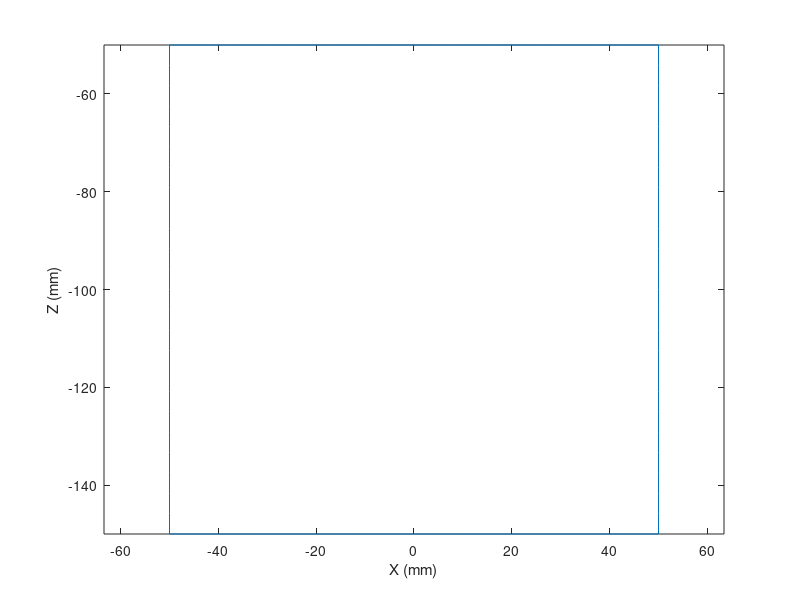
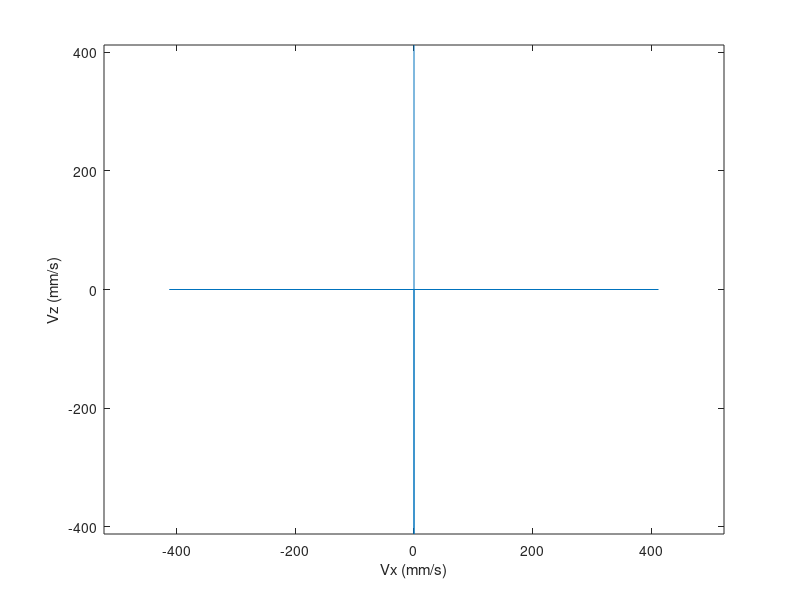

Write the MATLAB code that produced these figures, in order.
clc
clear
close all
%%

% Params
stride_frequency = 1; % Hz
stride_length = 100; % mm
publish_frequency = 100; % Hz

N = publish_frequency / stride_frequency;
t = linspace(0, 1/stride_frequency, N);

top_left = [-50; 0; -50];
top_right = top_left + [stride_length; 0; 0];
bottom_left = top_left - [0; 0; stride_length];
bottom_right = bottom_left + [stride_length; 0; 0];

Nps = N / 4;
top_traj = [linspace(top_left(1), top_right(1), Nps);
            linspace(top_left(2), top_right(2), Nps);
            linspace(top_left(3), top_right(3), Nps)];
right_traj = [linspace(top_right(1), bottom_right(1), Nps);
              linspace(top_right(2), bottom_right(2), Nps);
              linspace(top_right(3), bottom_right(3), Nps)];
bottom_traj = [linspace(bottom_right(1), bottom_left(1), Nps);
               linspace(bottom_right(2), bottom_left(2), Nps);
               linspace(bottom_right(3), bottom_left(3), Nps)];
left_traj = [linspace(bottom_left(1), top_left(1), Nps);
             linspace(bottom_left(2), top_left(2), Nps);
             linspace(bottom_left(3), top_left(3), Nps)];
traj = [top_traj, right_traj, bottom_traj, left_traj];

figure
title("Position Trajectory")
plot(traj(1,:), traj(3,:))
xlabel("X (mm)")
ylabel("Z (mm)")
axis equal

vel_traj = [diff(traj(1,:))./diff(t);
            diff(traj(2,:))./diff(t);
            diff(traj(3,:))./diff(t)];

figure
title("Velocity Trajectory")
plot(vel_traj(1,:), vel_traj(3,:))
xlabel("Vx (mm/s)")
ylabel("Vz (mm/s)")
axis equal


